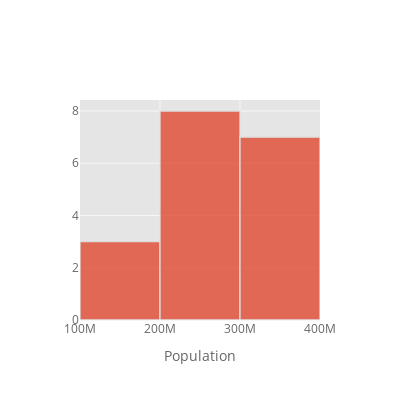

The notebook cell saved with this chart:
### Markdown cell above
## 3.5 Histogram

### Code cell
df_pt['United States'].iplot(kind="hist", xTitle="Population", dimensions=[400,400], bins=3)

### Figure 1 — Plotly figure (JSON) as saved in the notebook; plotly's stock layout.template omitted (floating-point values rounded to 4 significant figures)
{"data": [{"histfunc": "count", "histnorm": "", "marker": {"color": "rgba(226, 74, 51, 1.0)", "line": {"color": "#D9D9D9", "width": 1.3}}, "name": "United States", "nbinsx": 3, "opacity": 0.8, "orientation": "v", "type": "histogram", "x": [171685336, 186720571, 199733676, 209513341, 219081251, 229476354, 240499825, 252120309, 265163745, 281710909, 294993511, 309011475, 320878310, 323015995, 325084756, 327096265, 329064917, 331002651]}], "layout": {"barmode": "overlay", "height": 400, "legend": {"bgcolor": "#FFFFFF", "font": {"color": "#666666"}}, "paper_bgcolor": "#FFFFFF", "plot_bgcolor": "#E5E5E5", "title": {"font": {"color": "#151516"}}, "width": 400, "xaxis": {"autorange": true, "gridcolor": "#F6F6F6", "range": [100000000.0, 400000000.0], "showgrid": true, "tickfont": {"color": "#666666"}, "title": {"font": {"color": "#666666"}, "text": "Population"}, "type": "linear", "zerolinecolor": "#F6F6F6"}, "yaxis": {"autorange": true, "gridcolor": "#F6F6F6", "range": [0, 8.421], "showgrid": true, "tickfont": {"color": "#666666"}, "title": {"font": {"color": "#666666"}, "text": ""}, "zerolinecolor": "#F6F6F6"}}}
